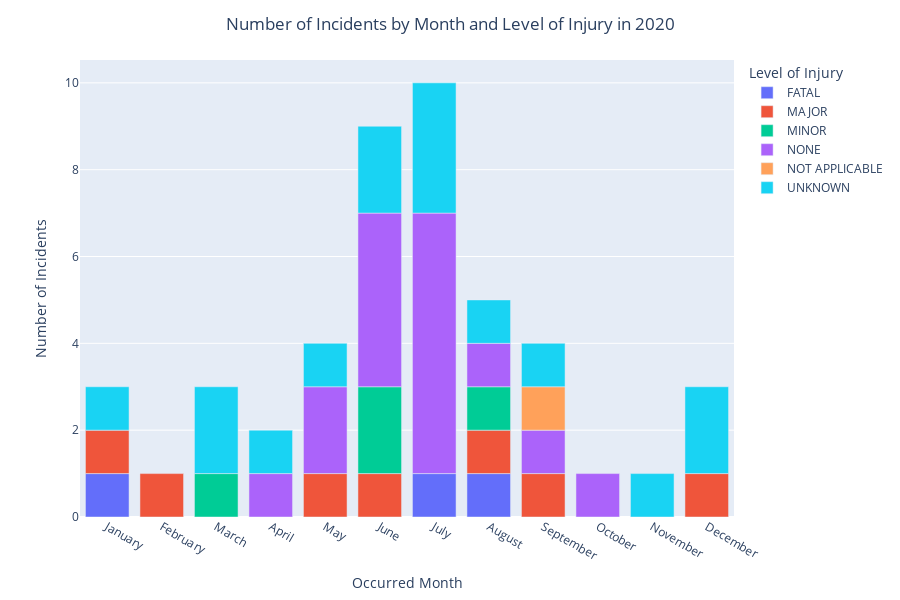

Source (notebook cell):
### Code cell
figure = px.bar(pivot_month_peryear_df, 
                x =pivot_month_peryear_df.index, 
                y = pivot_month_peryear_df.columns, 
                labels={"variable": "Level of Injury", "Occurred_Month" : "Occurred Month", "value" : "Number of Incidents"},
                #title= f"Number of Incidents by Month and Level of Injury in {year_input}"
                width=900, height=600
               )
figure.update_layout(title={
                         'text': f'Number of Incidents by Month and Level of Injury in {year_input}',
                         'x': 0.5,  # Center the title horizontally
                         'xanchor': 'center'  # Anchor the title to the center
})
figure

### Figure 1 — Plotly figure (JSON) as saved in the notebook; plotly's stock layout.template omitted (floating-point values rounded to 4 significant figures)
{"data": [{"alignmentgroup": "True", "hovertemplate": "Level of Injury=FATAL<br>Occurred Month=%{x}<br>Number of Incidents=%{y}<extra></extra>", "legendgroup": "FATAL", "marker": {"color": "#636efa", "pattern": {"shape": ""}}, "name": "FATAL", "offsetgroup": "FATAL", "orientation": "v", "showlegend": true, "textposition": "auto", "x": ["January", "February", "March", "April", "May", "June", "July", "August", "September", "October", "November", "December"], "xaxis": "x", "y": [1, null, null, null, null, null, 1, 1, null, null, null, null], "yaxis": "y", "type": "bar"}, {"alignmentgroup": "True", "hovertemplate": "Level of Injury=MAJOR<br>Occurred Month=%{x}<br>Number of Incidents=%{y}<extra></extra>", "legendgroup": "MAJOR", "marker": {"color": "#EF553B", "pattern": {"shape": ""}}, "name": "MAJOR", "offsetgroup": "MAJOR", "orientation": "v", "showlegend": true, "textposition": "auto", "x": ["January", "February", "March", "April", "May", "June", "July", "August", "September", "October", "November", "December"], "xaxis": "x", "y": [1, 1, null, null, 1, 1, null, 1, 1, null, null, 1], "yaxis": "y", "type": "bar"}, {"alignmentgroup": "True", "hovertemplate": "Level of Injury=MINOR<br>Occurred Month=%{x}<br>Number of Incidents=%{y}<extra></extra>", "legendgroup": "MINOR", "marker": {"color": "#00cc96", "pattern": {"shape": ""}}, "name": "MINOR", "offsetgroup": "MINOR", "orientation": "v", "showlegend": true, "textposition": "auto", "x": ["January", "February", "March", "April", "May", "June", "July", "August", "September", "October", "November", "December"], "xaxis": "x", "y": [null, null, 1, null, null, 2, null, 1, null, null, null, null], "yaxis": "y", "type": "bar"}, {"alignmentgroup": "True", "hovertemplate": "Level of Injury=NONE<br>Occurred Month=%{x}<br>Number of Incidents=%{y}<extra></extra>", "legendgroup": "NONE", "marker": {"color": "#ab63fa", "pattern": {"shape": ""}}, "name": "NONE", "offsetgroup": "NONE", "orientation": "v", "showlegend": true, "textposition": "auto", "x": ["January", "February", "March", "April", "May", "June", "July", "August", "September", "October", "November", "December"], "xaxis": "x", "y": [null, null, null, 1, 2, 4, 6, 1, 1, 1, null, null], "yaxis": "y", "type": "bar"}, {"alignmentgroup": "True", "hovertemplate": "Level of Injury=NOT APPLICABLE<br>Occurred Month=%{x}<br>Number of Incidents=%{y}<extra></extra>", "legendgroup": "NOT APPLICABLE", "marker": {"color": "#FFA15A", "pattern": {"shape": ""}}, "name": "NOT APPLICABLE", "offsetgroup": "NOT APPLICABLE", "orientation": "v", "showlegend": true, "textposition": "auto", "x": ["January", "February", "March", "April", "May", "June", "July", "August", "September", "October", "November", "December"], "xaxis": "x", "y": [null, null, null, null, null, null, null, null, 1, null, null, null], "yaxis": "y", "type": "bar"}, {"alignmentgroup": "True", "hovertemplate": "Level of Injury=UNKNOWN<br>Occurred Month=%{x}<br>Number of Incidents=%{y}<extra></extra>", "legendgroup": "UNKNOWN", "marker": {"color": "#19d3f3", "pattern": {"shape": ""}}, "name": "UNKNOWN", "offsetgroup": "UNKNOWN", "orientation": "v", "showlegend": true, "textposition": "auto", "x": ["January", "February", "March", "April", "May", "June", "July", "August", "September", "October", "November", "December"], "xaxis": "x", "y": [1, null, 2, 1, 1, 2, 3, 1, 1, null, 1, 2], "yaxis": "y", "type": "bar"}], "layout": {"xaxis": {"anchor": "y", "domain": [0, 1], "title": {"text": "Occurred Month"}}, "yaxis": {"anchor": "x", "domain": [0, 1], "title": {"text": "Number of Incidents"}}, "legend": {"title": {"text": "Level of Injury"}, "tracegroupgap": 0}, "margin": {"t": 60}, "barmode": "relative", "height": 600, "width": 900, "title": {"text": "Number of Incidents by Month and Level of Injury in 2020", "x": 0.5, "xanchor": "center"}}}
